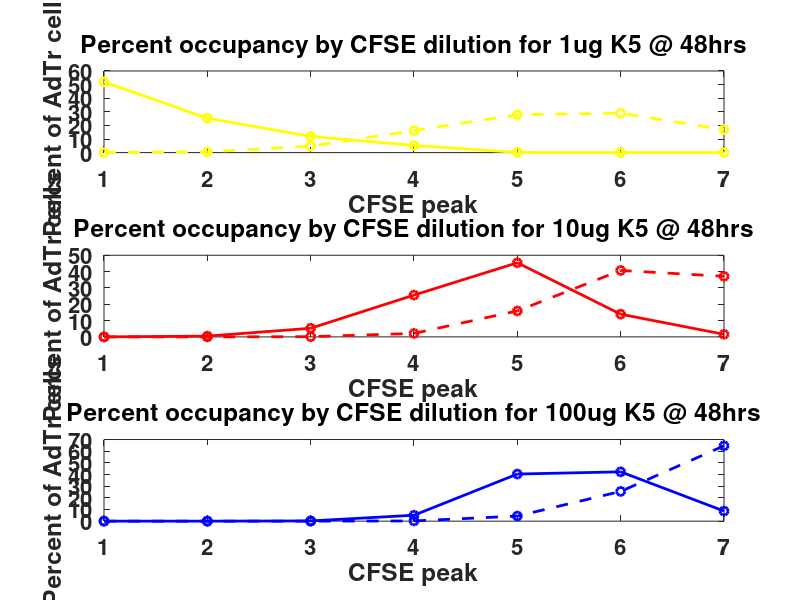
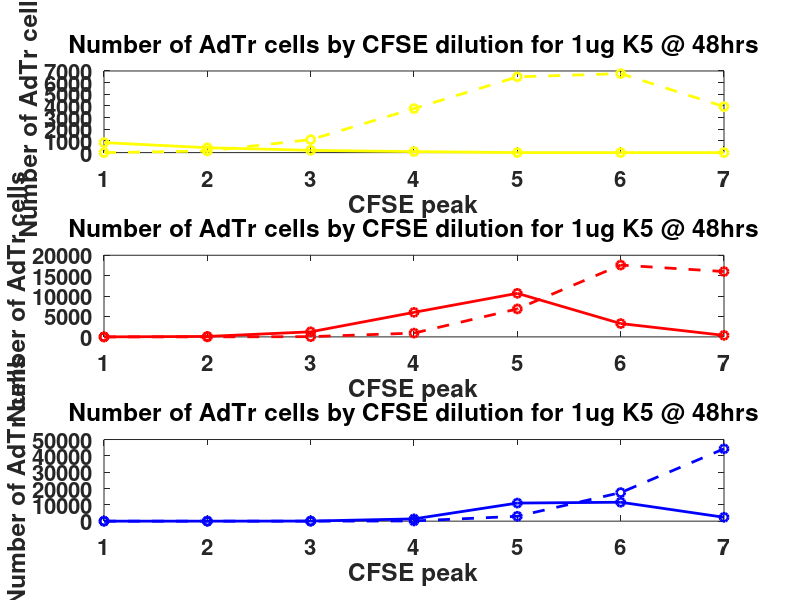
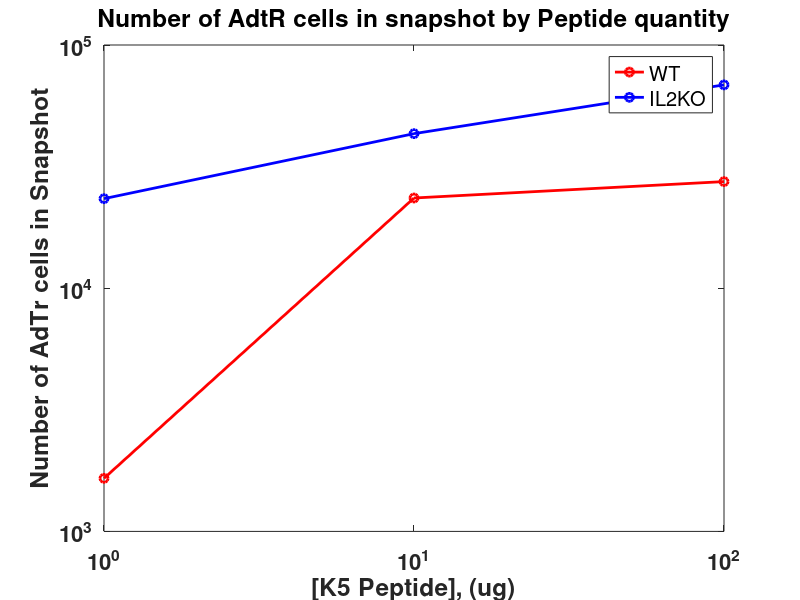
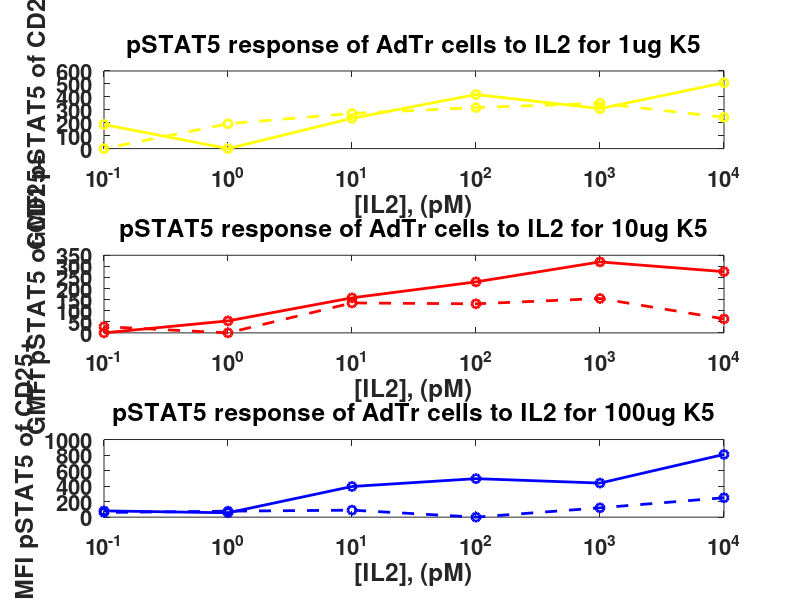

Source code (MATLAB) for these figures, in order:
%Rework of rotation experiment 11212011


%Percent occupancy by peak
%A=1ug
%B=10ug
%C=100ug

AWT=[52	25.3	11.9	5.26	0.181	0	0];
BWT=[0	0.468	5.28	25.6	45.4	13.9	1.58];
CWT=[0	3.64e-3	0.197	5.08	40.4	42.3	8.66];

AKO=[0	0.595	4.77	16.2	27.8	29	16.9];
BKO=[0	2.31e-3	0.134	2.14	15.9	40.7	37.1];
CKO=[0	0	7.29e-3	0.187	4.36	25.5	64.6];

Peak=[1 2 3 4 5 6 7];

figure()
subplot(3,1,1)
hold on
plot(Peak, AWT, '-yo', 'linewidth', 2)
plot(Peak, AKO, '--yo', 'linewidth', 2)
set(gcf, 'color', 'w')
set(gca, 'Fontsize', 16, 'Fontweight', 'bold')
ylabel('Percent of AdTr cells')
xlabel('CFSE peak')
title('Percent occupancy by CFSE dilution for 1ug K5 @ 48hrs')
box on
subplot(3,1,2)
hold on
plot(Peak, BWT, '-ro', 'linewidth', 2)
plot(Peak, BKO, '--ro', 'linewidth', 2)
set(gcf, 'color', 'w')
set(gca, 'Fontsize', 16, 'Fontweight', 'bold')
ylabel('Percent of AdTr cells')
xlabel('CFSE peak')
title('Percent occupancy by CFSE dilution for 10ug K5 @ 48hrs')
box on
subplot(3,1,3)
hold on
plot(Peak, CWT, '-bo', 'linewidth', 2)
plot(Peak, CKO,' --bo', 'linewidth', 2)
set(gcf, 'color', 'w')
set(gca, 'Fontsize', 16, 'Fontweight', 'bold')
ylabel('Percent of AdTr cells')
xlabel('CFSE peak')
title('Percent occupancy by CFSE dilution for 100ug K5 @ 48hrs')
box on


%%

%Cell counts by peak
%A=1ug
%B=10ug
%C=100ug

AWT=[859	419	196	87	3	0	0];
BWT=[0	110	1241	6009	10674	3267	372];
CWT=[0	1	54	1395	11078	11598	2375];

AKO=[0	139	1113	3775	6497	6774	3942];
BKO=[0	1	58	925	6851	17595	16006];
CKO=[0	0	5	128	2988	17493	44304];

Peak=[1 2 3 4 5 6 7];

figure()
subplot(3,1,1)
hold on
plot(Peak, AWT, '-yo', 'linewidth', 2)
plot(Peak, AKO, '--yo', 'linewidth', 2)
set(gcf, 'color', 'w')
set(gca, 'Fontsize', 16, 'Fontweight', 'bold')
ylabel('Number of AdTr cells')
xlabel('CFSE peak')
title('Number of AdTr cells by CFSE dilution for 1ug K5 @ 48hrs')
box on
subplot(3,1,2)
hold on
plot(Peak, BWT, '-ro', 'linewidth', 2)
plot(Peak, BKO, '--ro', 'linewidth', 2)
set(gcf, 'color', 'w')
set(gca, 'Fontsize', 16, 'Fontweight', 'bold')
ylabel('Number of AdTr cells')
xlabel('CFSE peak')
title('Number of AdTr cells by CFSE dilution for 1ug K5 @ 48hrs')
box on
subplot(3,1,3)
hold on
plot(Peak, CWT, '-bo', 'linewidth', 2)
plot(Peak, CKO,' --bo', 'linewidth', 2)
set(gcf, 'color', 'w')
set(gca, 'Fontsize', 16, 'Fontweight', 'bold')
ylabel('Number of AdTr cells')
xlabel('CFSE peak')
title('Number of AdTr cells by CFSE dilution for 1ug K5 @ 48hrs')
box on

%%

%Total AdTr cells in snapshot

WT=[1653
23490
27437];

KO=[23344
43200
68558];

Peptide=[1 10 100];

figure()
hold on
plot(Peptide, WT, '-ro', 'linewidth', 2)
plot(Peptide, KO, '-bo', 'linewidth', 2)
set(gcf, 'color', 'w')
set(gca, 'Fontsize', 16, 'Fontweight', 'bold', 'xscale', 'log', 'yscale', 'log')
ylabel('Number of AdTr cells in Snapshot')
xlabel('[K5 Peptide], (ug)')
legend('WT', 'IL2KO')
title('Number of AdtR cells in snapshot by Peptide quantity')
box on

%%

%Dose response pSTAT5 (GeoMFI)

AWT=[849
649
758
574
340
526
414];
AWT=AWT-min(AWT);

BWT=[520
564
474
402
298
244
256];
BWT=BWT-min(BWT);

CWT=[936
567
624
523
184
209
128];
CWT=CWT-min(CWT);

AKO=[393
501
468
423
343
151
308];
AKO=AKO-min(AKO);

BKO=[183
275
251
255
120
148
135];
BKO=BKO-min(BKO);

CKO=[428
298
178
268
255
238
303];
CKO=CKO-min(CKO);

IL2=[10000 1000 100 10 1 0.1 0]

figure()
subplot(3,1,1)
hold on
plot(IL2, AWT, '-yo', 'linewidth', 2)
plot(IL2, AKO, '--yo', 'linewidth', 2)
set(gcf, 'color', 'w')
set(gca, 'Fontsize', 16, 'Fontweight', 'bold', 'xscale', 'log')
ylabel('GMFI pSTAT5 of CD25+')
xlabel('[IL2], (pM)')
title('pSTAT5 response of AdTr cells to IL2 for 1ug K5')
box on
subplot(3,1,2)
hold on
plot(IL2, BWT, '-ro', 'linewidth', 2)
plot(IL2, BKO, '--ro', 'linewidth', 2)
set(gcf, 'color', 'w')
set(gca, 'Fontsize', 16, 'Fontweight', 'bold', 'xscale', 'log')
ylabel('GMFI pSTAT5 of CD25+')
xlabel('[IL2], (pM)')
title('pSTAT5 response of AdTr cells to IL2 for 10ug K5')
box on
subplot(3,1,3)
hold on
plot(IL2, CWT, '-bo', 'linewidth', 2)
plot(IL2, CKO, '--bo', 'linewidth', 2)
set(gcf, 'color', 'w')
set(gca, 'Fontsize', 16, 'Fontweight', 'bold', 'xscale', 'log')
ylabel('GMFI pSTAT5 of CD25+')
xlabel('[IL2], (pM)')
title('pSTAT5 response of AdTr cells to IL2 for 100ug K5')
box on
